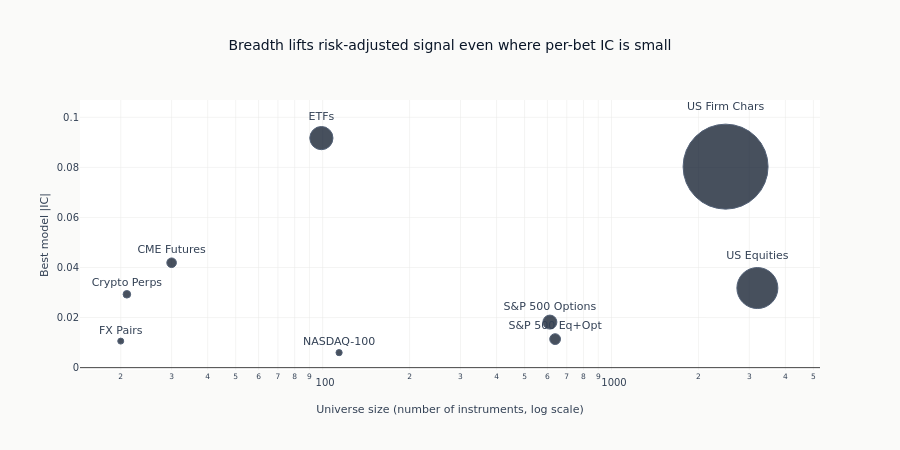

The code cell stored with this chart in its notebook:
### Code cell
# Visualize breadth vs IC
if evaluated and "breadth_data" in dir() and breadth_data:
    fig = go.Figure()
    fig.add_trace(
        go.Scatter(
            x=[brow["universe_size"] for brow in breadth_data],
            y=[brow["best_abs_ic"] for brow in breadth_data],
            mode="markers+text",
            text=[brow["case_study"] for brow in breadth_data],
            textposition="top center",
            marker=dict(
                size=[brow["estimated_ir"] * 20 + 5 for brow in breadth_data],
                color=COLORS["blue"],
                opacity=0.75,
                line=dict(width=1, color=COLORS["slate"]),
            ),
            showlegend=False,
        )
    )

    fig.update_layout(
        title="Breadth lifts risk-adjusted signal even where per-bet IC is small",
        xaxis_title="Universe size (number of instruments, log scale)",
        yaxis_title="Best model |IC|",
        xaxis_type="log",
        height=450,
    )
    fig.show()

### Figure 1 — Plotly figure (JSON) as saved in the notebook; plotly's stock layout.template omitted (floating-point values rounded to 4 significant figures)
{"data": [{"marker": {"color": "#0a1628", "line": {"color": "#1a2d4a", "width": 1}, "opacity": 0.75, "size": [41.0, 23.2, 7.6, 10.8, 6.0, 9.6, 6.2, 85.0, 14.0]}, "mode": "markers+text", "showlegend": false, "text": ["US Equities", "ETFs", "Crypto Perps", "S&P 500 Eq+Opt", "FX Pairs", "CME Futures", "NASDAQ-100", "US Firm Chars", "S&P 500 Options"], "textposition": "top center", "type": "scatter", "x": [3199, 99, 21, 638, 20, 30, 114, 2483, 612], "y": [0.0318, 0.0917, 0.0293, 0.0114, 0.0106, 0.0419, 0.006, 0.0803, 0.0182]}], "layout": {"height": 450, "title": {"text": "Breadth lifts risk-adjusted signal even where per-bet IC is small"}, "xaxis": {"title": {"text": "Universe size (number of instruments, log scale)"}, "type": "log"}, "yaxis": {"title": {"text": "Best model |IC|"}}}}
